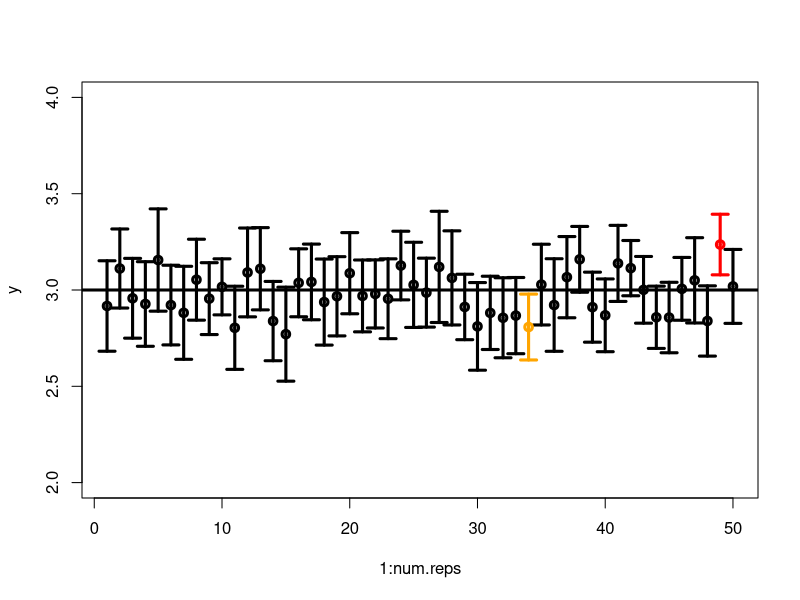
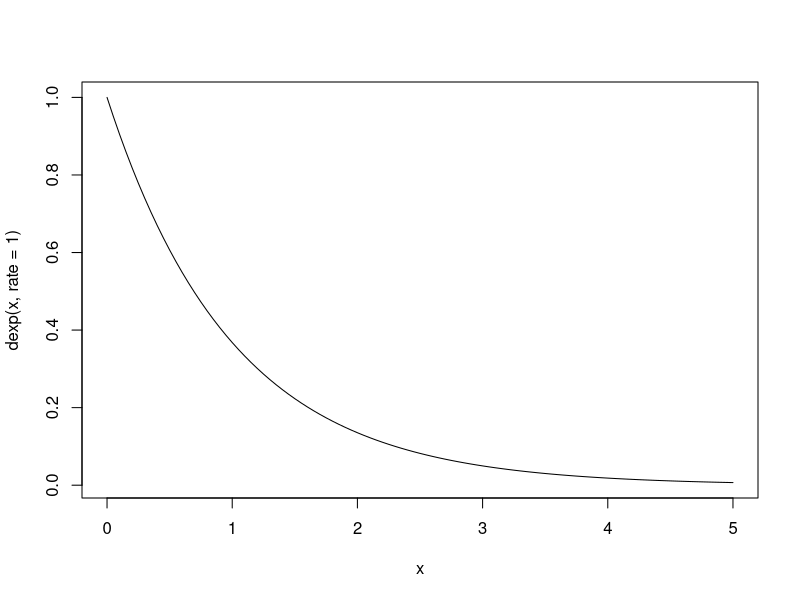
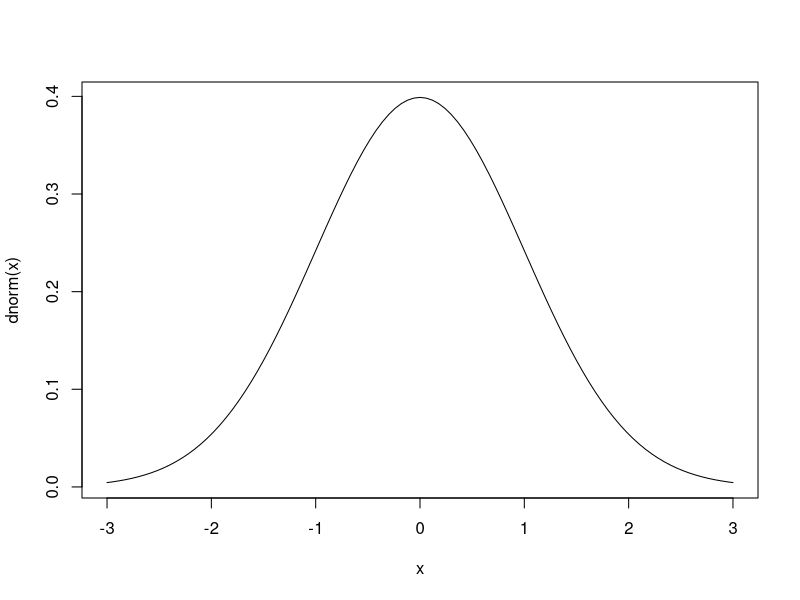
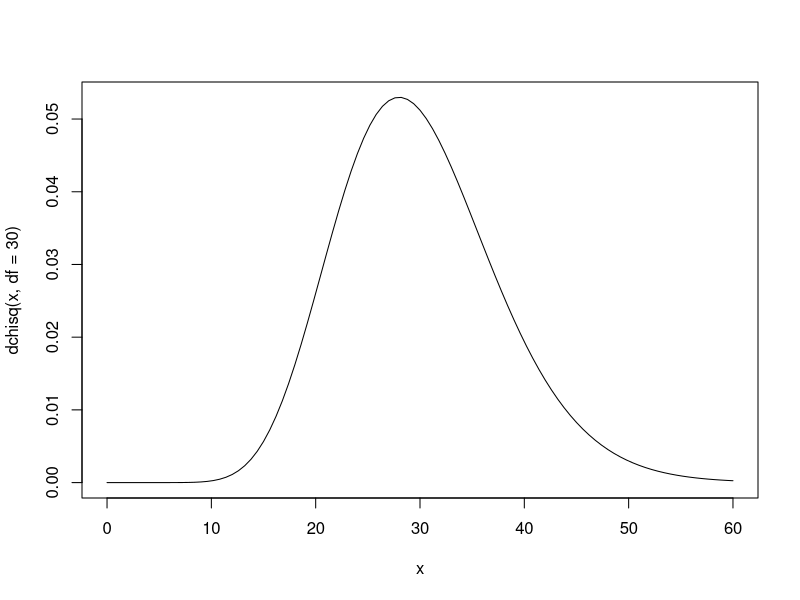
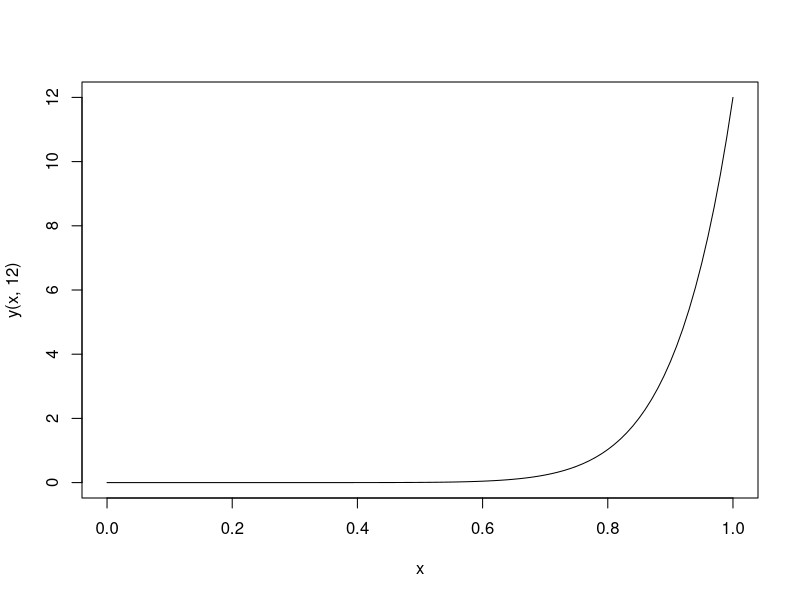

These figures' R source, in order:
myci <- function(t) {
  n <- length(t) # n is the sample size
  se <- sd(t)/sqrt(n); # Find the standard error of the sample
  m <- mean(t); # Find the sample mean
  cv <- qt(0.975,df=n-1) # cv is a critical value for the t distribution. P( t > cv ) = 0.025 = P( t < -cv )
  c(m-cv*se,m+cv*se) # Return the 95% confidence interval
}
mycolor <- function(endpoints, mn) {
  if (mn < endpoints[1]) 
    "Red" # if the mean is below the left endpoint of the confidence interval
  else if (mn > endpoints[2]) 
    "Orange" # if the mean is above the right endpoint of the confidence interval
  else 
    "Black" # if the mean lies between the endpoints
}
#install plotrix package
require(plotrix)
n <- 25 # The Sample Size
num.reps <- 50 # The Number of Replicates, or Random Samples, of Size n
w <- replicate(num.reps,rnorm(n,mean=3,sd=.5)) # w is a matrix, where each column is one random sample
y <- apply(w,2,mean) # apply the mean function to each column of w
ci <- apply(w,2,myci) # apply the myci function to each column of w. Each column of ci has the endpoints of a conficence interval. The first row has the left end points, the second row has the right end points.
z <- apply(ci,2,mycolor,3) # apply the mycolor function to each column of ci. Note: 3 is the true mean.
plotCI(x=1:num.reps,y=y,li=ci[1,],ui=ci[2,],col=z,lwd=3,ylim=c(2,4)) # plot the confidence intervals. The first row of ci, namely ci[1,], has the left end points. The second row of ci, namely ci[2,], has the right end points.
abline(h=3,lwd=3) # draw a horizontal line at the value of the true mean

#example 1
curve(dexp(x,rate = 1),from = 0,to = 5)
a=qexp(.05,rate = 1)
a
b=qexp(.05+.9,rate = 1)
b
#example 2
x1=100.1682
sig=10
curve(dnorm(x),from = -3,to = 3)
a=qnorm(.025)
a
b=qnorm(.025+.95)
b
x1-sig*c(b,a)
#example 3
n=30
aver=sum(round(rexp(30,1/5),2))
#aver=101.26
curve(dchisq(x,df = 30),from = 0,to = 60)
a=qchisq(.95,df = 30)
a

2*aver/a

#example 4
y=function(y,n){n*(y)^(n-1)}
curve(y(x,12),from = 0,to = 1)

n=32
larg=max(round(runif(n,0,5),2))
#larg=4.87

c(larg/.975^(1/n),larg/.025^(1/n))
